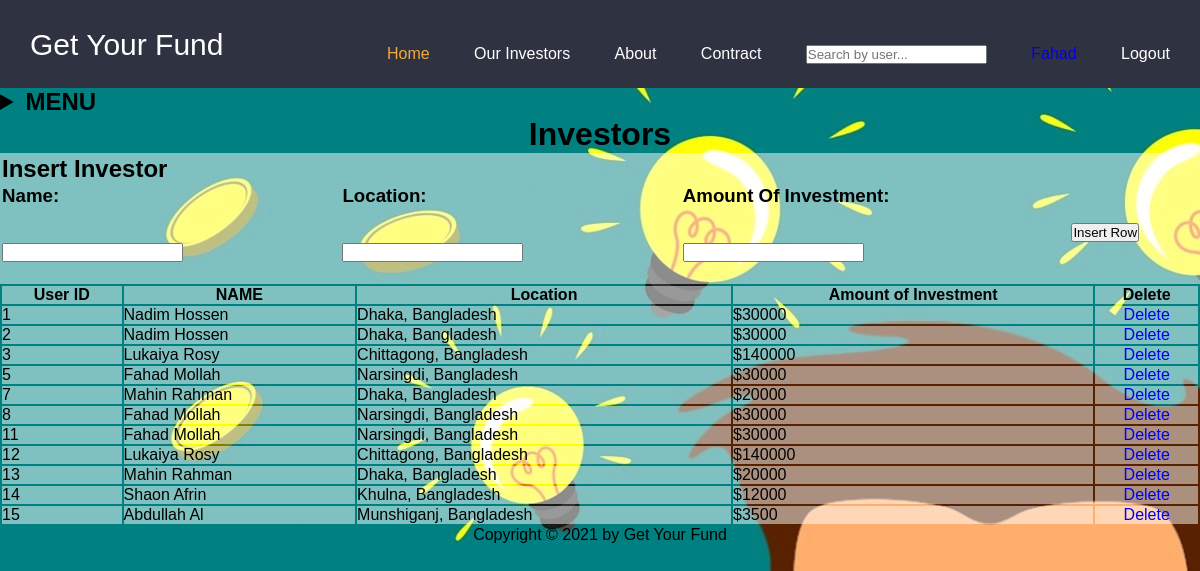
/view/investors.php (signed in), run on the app's committed database.
### tables this page shows
CREATE TABLE `investors` (
  `id` int(255) NOT NULL,
  `name` varchar(255) NOT NULL,
  `location` varchar(255) NOT NULL,
  `investment` varchar(255) NOT NULL
);

### view/investors.php (the view, shortened to what this page needs)
<?php
include('../controller/db.php');
$sql = "SELECT * FROM investors";
$select = mysqli_query($conn, $sql);
?>
<!DOCTYPE html>
<html lang="en">
<head>
</head>
<body style="background: url(../asset/investor.jpg); ">
<?php
	include('header.php');
?>
<h1 align="center">Investors</h1>
<form action="../controller/insert5.php" method="post" onsubmit="return Validation()">
<table  width="100%" style="background-color: #FFFFFF7F" >
		                                 <tr><td><h2>Insert Investor</td></tr>
                                            <tr><td>
                                                <h3>Name: </h3><br><br>
                                                <input type="text" name="name" id="name"><br><br>
                                                </td>
                                                <td>
                                                <h3>Location: </h3><br><br>
                                                <input type="text" name="loc" id="loc"> <br><br>
</td>
<td>
                                                <h3>Amount Of Investment: </h3><br><br>
                                                <input type="text" name="inv" id="inv"><br><br>
                                                </td>
                                                <td>
                                                <input type="submit" name="submit" value="Insert Row"></h3>
                                            </td>
                                        </table>
</form>
<table style="width: 100%;">
<colgroup>
  <col span="5" style="background-color: #FFFFFF7F">
</colgroup>
<tr>
			<th>User ID</th>
			<th>NAME</th>
			<th>Location</th>
			<th>Amount of Investment</th>
			<th>Delete</th>
		</tr>
		<?php
    while ($rows = mysqli_fetch_array($select)) {
?>
      <tr>
    <td><?php echo $rows['id']; ?></td>
    <td><?php echo $rows['name']; ?></td>
    <td><?php echo $rows['location']; ?></td>
    <td><?php echo $rows['investment']; ?></td>
    <td align="center"><a href="../controller/delete4.php?id=<?php echo $rows['id']; ?>">Delete</a></td>
  </tr>
<?php
}
?>
</table>
	<p align="center"> Copyright © 2021 by Get Your Fund </p>
</body>
</html>

### view/header.php (style rules this page uses)
:root { --color-1: #2f3240; }
body { font-family: sans-serif; background-color: #e8eef3; }
* { box-sizing: border-box; margin:0; padding:0; }
a { text-decoration: none; }

### data on the page
investors: id "1", name "Nadim Hossen", location "Dhaka, Bangladesh", investment "$30000"
investors: id "2", name "Nadim Hossen", location "Dhaka, Bangladesh", investment "$30000"
investors: id "3", name "Lukaiya Rosy", location "Chittagong, Bangladesh", investment "$140000"
investors: id "5", name "Fahad Mollah", location "Narsingdi, Bangladesh", investment "$30000"
investors: id "7", name "Mahin Rahman", location "Dhaka, Bangladesh", investment "$20000"
investors: id "8", name "Fahad Mollah", location "Narsingdi, Bangladesh", investment "$30000"
investors: id "11", name "Fahad Mollah", location "Narsingdi, Bangladesh", investment "$30000"
investors: id "12", name "Lukaiya Rosy", location "Chittagong, Bangladesh", investment "$140000"
investors: id "13", name "Mahin Rahman", location "Dhaka, Bangladesh", investment "$20000"
investors: id "14", name "Shaon Afrin", location "Khulna, Bangladesh", investment "$12000"
investors: id "15", name "Abdullah Al", location "Munshiganj, Bangladesh", investment "$3500"

### other printed values
$_SESSION['name'] "Fahad"
